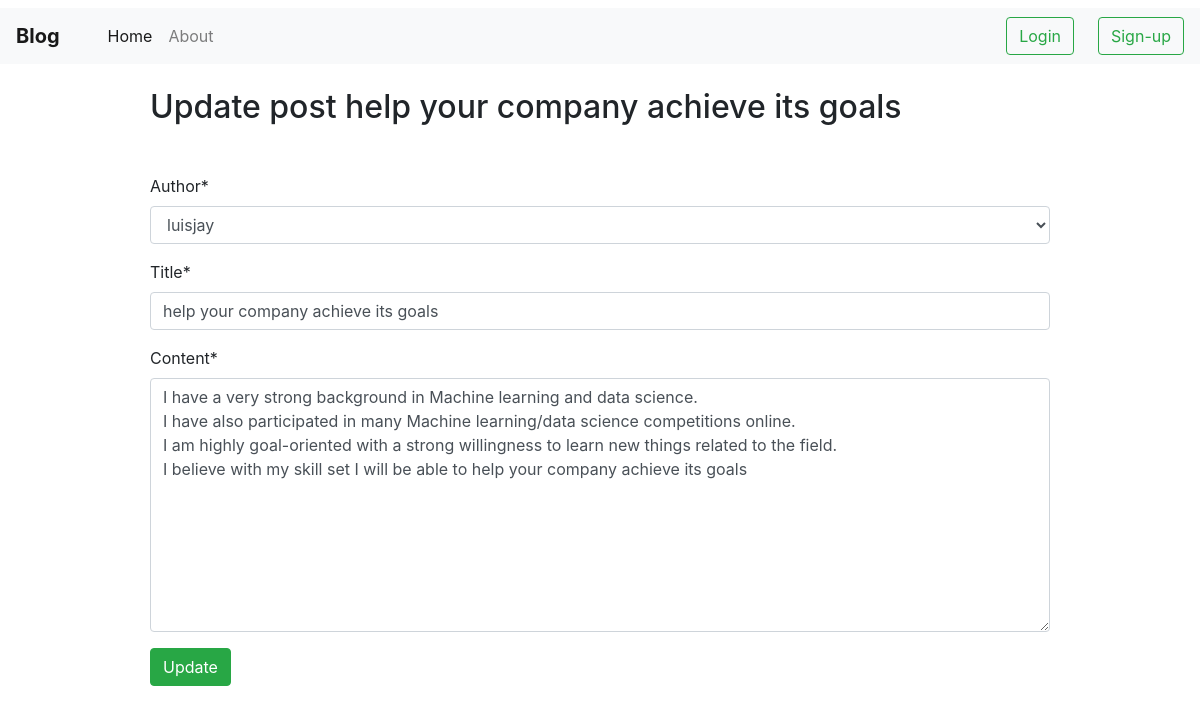
The app's page /post/7/update with its own data.
### blog/models.py (models this page shows, shortened)
class post(models.Model):
	title=models.CharField(max_length=200)
	author=models.ForeignKey(to=User, on_delete=models.CASCADE,)
	content=models.TextField()
	date_created=models.DateField(auto_now=True)

### blog/views.py (the view)
# urls.py: path('post/<int:pk>/update', PostUpdateView.as_view(), name='post-update'),
class PostUpdateView(UpdateView):
	model=post
	template_name='blog/update_post.html'
	fields=['author', 'title', 'content']

### blog/templates/blog/update_post.html (shortened to what this page needs)
{% extends 'blog/base.html' %}
{%load crispy_forms_tags%}
{%block content%}
<div class=" container pl-5 pr-5">
	<h2 class="ml-5 mb-5">Update post {{post.title}}</h2>
	<div class="ml-5 mr-5  ">
		<form method="POST">
			{{form|crispy}}
			<button class="btn btn-success" type="submit">Update</button>
		</form>
	</div>
</div>
{%endblock%}

### records on screen
post: title "help your company achieve its goals", author "luisjay", content "I have a very strong background in Machine learning and data science. I have also participated in many Machine learning/data science competitions online. I am highly goal-oriented with a strong willingness to learn new things related to the field. I believe with my skill set I will be able to help your company achieve its goals"
